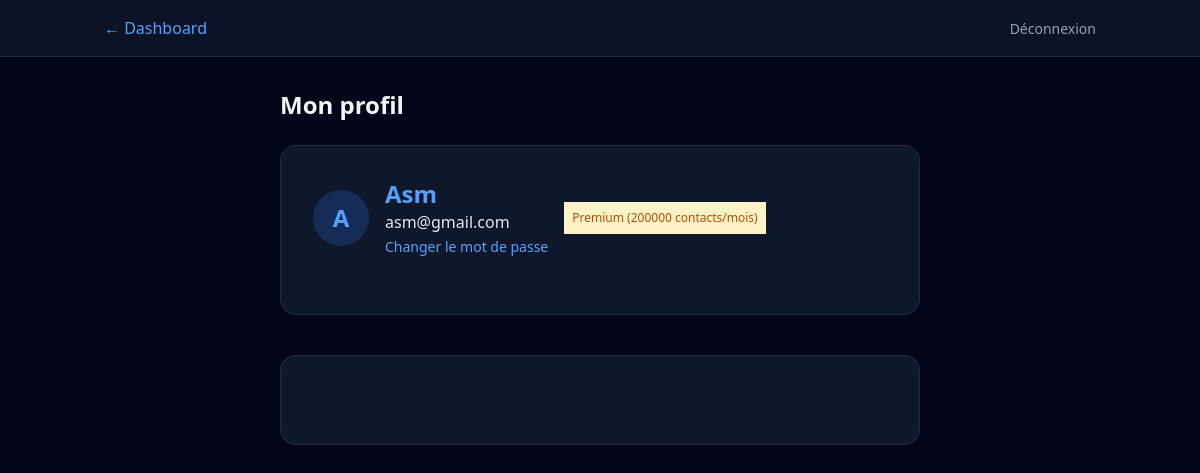
Page /accounts/profile/ (signed in) on the earlier database version.
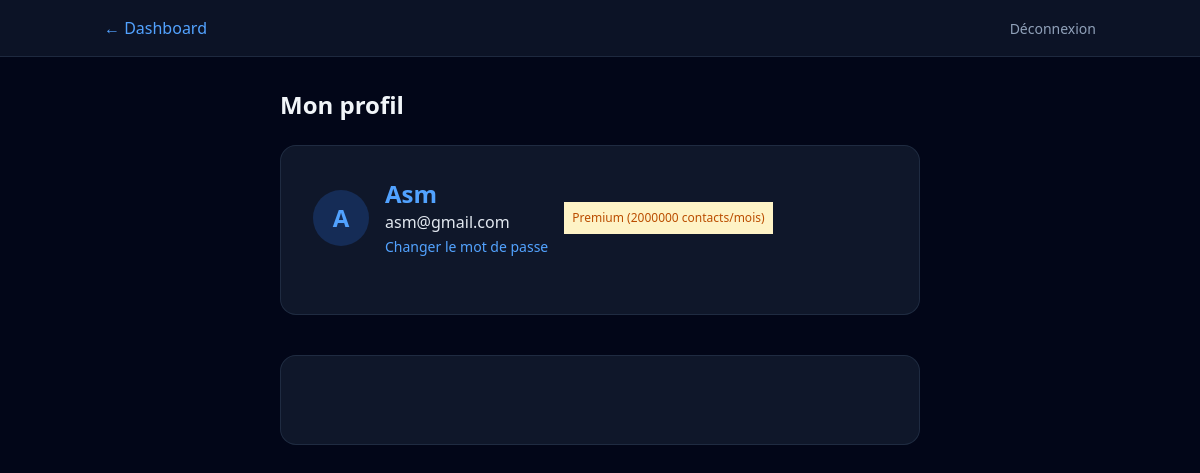
Same page on the later database version.
### apps/accounts/models.py (models this page shows, shortened)
class User(AbstractUser):
    username = None
    email = models.EmailField('email', unique=True)
    is_company = models.BooleanField('Entreprise', default=False)
    is_admin = models.BooleanField('Admin plateforme', default=False)
    USERNAME_FIELD = 'email'
    REQUIRED_FIELDS = []
    objects = UserManager()
    class Meta:
        verbose_name = 'Utilisateur'
        verbose_name_plural = 'Utilisateurs'

### apps/companies/models.py (models this page shows, shortened)
class Company(models.Model):
    SUBSCRIPTION_CHOICES = [
        ('trial', 'Essai'),
        ('active', 'Actif'),
        ('expired', 'Expiré'),
        ('suspended', 'Suspendu'),
    ]
    name = models.CharField('Nom', max_length=255)
    user = models.OneToOneField(
        settings.AUTH_USER_MODEL,
        on_delete=models.CASCADE,
        related_name='company'
    )
    subscription_status = models.CharField(
        'Statut abonnement',
        max_length=20,
        choices=SUBSCRIPTION_CHOICES,
        default='trial'
    )
    current_plan = models.ForeignKey(
        'billing.Plan',
        on_delete=models.SET_NULL,
        null=True,
        blank=True,
        related_name='companies'
    )
    monthly_quota = models.IntegerField('Quota mensuel', default=500)
    contacts_used_this_month = models.IntegerField('Contacts utilisés ce mois', default=0)
    quota_reset_at = models.DateField('Prochain renouvellement', null=True, blank=True)
    created_at = models.DateTimeField(auto_now_add=True)
    logo = models.ImageField('Logo', upload_to='company_logos/', null=True, blank=True)
    class Meta:
        verbose_name = 'Entreprise'
        verbose_name_plural = 'Entreprises'

### apps/billing/models.py (models this page shows)
class Plan(models.Model):
    name = models.CharField('Nom', max_length=100)
    price = models.DecimalField('Prix mensuel (MAD)', max_digits=10, decimal_places=2, default=0)
    monthly_quota = models.IntegerField('Quota mensuel (contacts)', default=500)
    features = models.JSONField('Fonctionnalités', default=list, blank=True)
    stripe_price_id = models.CharField('Stripe Price ID', max_length=255, blank=True)
    is_active = models.BooleanField('Actif', default=True)
    class Meta:
        verbose_name = 'Plan'
        verbose_name_plural = 'Plans'
    def __str__(self):
        return f'{self.name} ({self.monthly_quota} contacts/mois)'

### apps/accounts/views.py (the view)
# urls.py: path('profile/', profile_view, name='profile'),
@login_required
def profile_view(request):
    user = request.user
    company = Company.objects.filter(user=user).first()
    if not company:
        messages.warning(request, 'Aucune entreprise associée à votre compte. Veuillez contacter le support.')
        return redirect('accounts:login')
    context = {
        'user': user,
        'company': company,
    }
    return render(request, 'accounts/profile.html', context)

### apps/accounts/templates/accounts/profile.html (shortened to what this page needs)
{% extends "base.html" %}
{% block nav %}
<nav class="border-b border-slate-700/50 bg-slate-900/80 backdrop-blur-lg">
    <div class="max-w-5xl mx-auto px-4 py-4 flex justify-between items-center">
        {% if request.company %}<a href="{% url 'dashboard:company_dashboard' %}"
            class="text-blue-400 hover:text-blue-300">← Dashboard</a>{% elif user.is_admin or user.is_superuser %}<a
            href="{% url 'dashboard:admin_dashboard' %}" class="text-blue-400 hover:text-blue-300">← Admin</a>{% else
        %}<span class="text-slate-500">Profil</span>{% endif %}
        <form method="post" action="{% url 'accounts:logout' %}">{% csrf_token %}<button type="submit"
                class="text-slate-400 hover:text-red-400 text-sm">Déconnexion</button></form>
    </div>
</nav>
{% endblock %}
{% block content %}
{% if company %}
<div class="max-w-2xl mx-auto px-4 py-8">
    <h1 class="text-2xl font-bold text-slate-100 mb-6">Mon profil</h1>
    <div class="relative rounded-2xl border border-slate-700/50 bg-slate-800/50 p-8">
        <div class="flex flex-row  items-center gap-4 mb-6">
                <div class="w-14 h-14 rounded-full bg-blue-500/20 flex items-center justify-center">
                <span class="text-2xl font-bold text-blue-400">{{ user.email|slice:":1"|upper }}</span>
            </div>
            <div>
                <p class="text-blue-400 font-semibold text-xl md:text-2xl ">{{ company.name }}</p>
                <p class="text-slate-200 font-medium">{{ company.user.email }}</p>
                <a href="{% url 'accounts:password_change' %}" class="text-sm text-blue-400 hover:text-blue-300">Changer
                    le mot de passe</a>
                </div>
                <span class="text-xs bg-amber-100 text-amber-700 p-2">{{company.current_plan}}</span>
        </div>
    </div>
</div>
<div class="max-w-2xl mx-auto px-4 py-2">
    <div class="rounded-2xl border border-slate-700/50 bg-slate-800/50 p-8">
    </div>
</div>
{% endif %}
{% endblock %}

### templates/base.html (shortened to what this page needs)
{% load static tailwind_tags %}
{% load static %}
{% load lucide %}
<!DOCTYPE html>
<html lang="fr" class="scroll-smooth">
<head>
    {% tailwind_css %}
</head>
<body class="bg-slate-950 text-slate-100 min-h-screen font-sans antialiased">
    {% block body %}
    <div class="flex flex-col min-h-screen">
        {% block nav %}{% endblock %}
        <main class="flex-1">
            {% block content %}{% endblock %}
        </main>
    </div>
    {% endblock %}
</body>
</html>

Differences in the rows shown:
changed Company "Asm": current_plan "Premium (200000 contacts/mois)" → "Premium (2000000 contacts/mois)"
